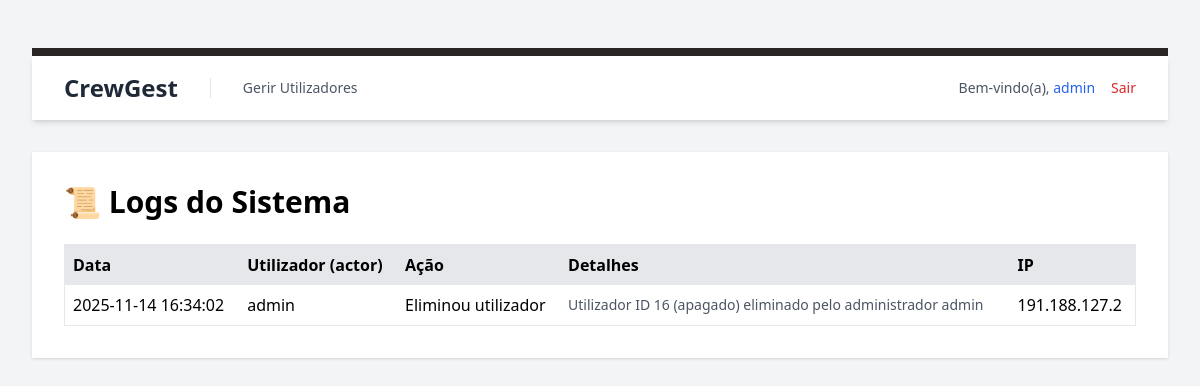
Before: /reports/logs.php (signed in) with the older database file.
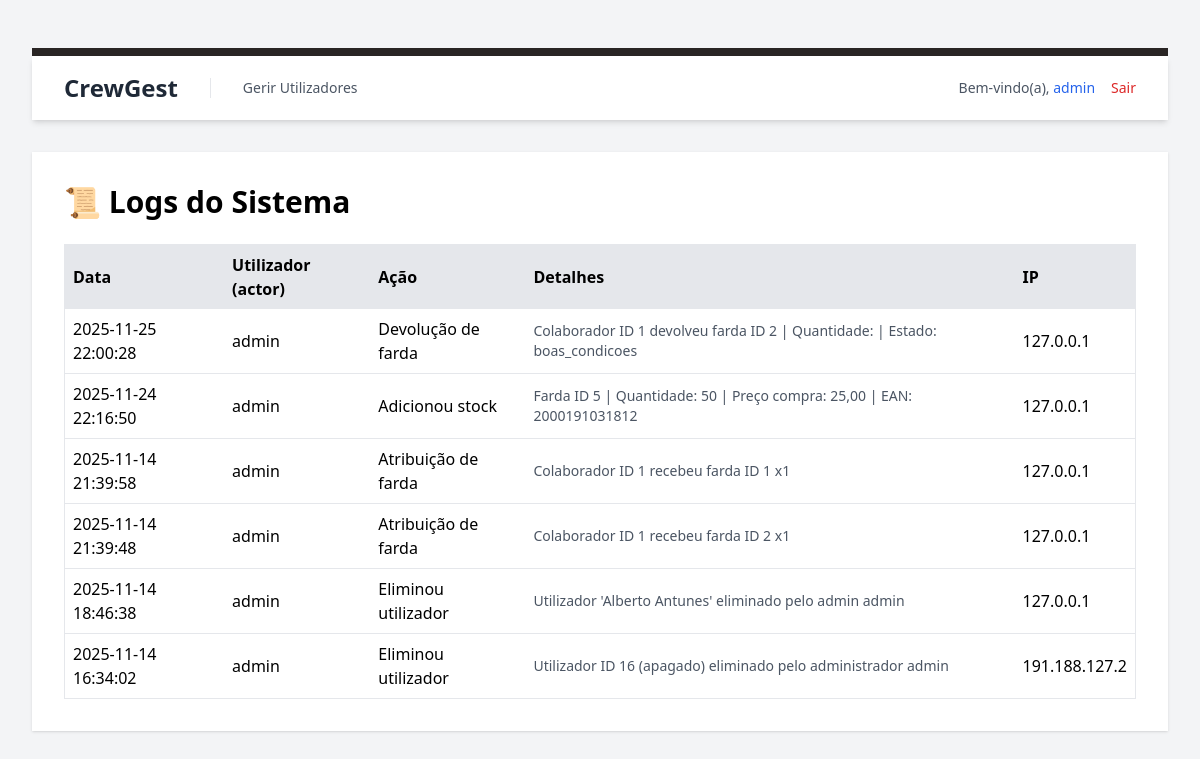
After: the same page with the newer database file.
### tables this page shows
CREATE TABLE `logs` (
  `id` int(10) UNSIGNED NOT NULL,
  `user_id` int(10) UNSIGNED DEFAULT NULL,
  `acao` varchar(255) NOT NULL,
  `detalhes` text DEFAULT NULL,
  `ip` varchar(50) DEFAULT NULL,
  `criado_em` timestamp NOT NULL DEFAULT current_timestamp()
);

CREATE TABLE `utilizadores` (
  `id` int(11) UNSIGNED NOT NULL,
  `nome` varchar(255) NOT NULL,
  `email` varchar(255) NOT NULL,
  `password_hash` varchar(255) NOT NULL,
  `google_authenticator_secret` varchar(255) DEFAULT NULL,
  `role_id` int(10) UNSIGNED DEFAULT NULL,
  `is_active` tinyint(1) NOT NULL DEFAULT 0,
  `created_at` timestamp NOT NULL DEFAULT current_timestamp(),
  `updated_at` timestamp NOT NULL DEFAULT current_timestamp() ON UPDATE current_timestamp()
);

### reports/logs.php (the view, shortened to what this page needs)
<?php
require_once '../config/db.php';
$stmt = $pdo->query("
    SELECT l.*, u.nome AS nome_utilizador
    FROM logs l
    LEFT JOIN utilizadores u ON u.id = l.user_id
    ORDER BY l.id DESC
");
$logs = $stmt->fetchAll(PDO::FETCH_ASSOC);
function parse_user_from_details(string $detalhes) {
    $out = ['id' => null, 'name_from_text' => null];
    if (preg_match('/(?:Utilizador|User)\s+ID\s+(\d+)/i', $detalhes, $m)) {
        $out['id'] = (int)$m[1];
    }
    return $out;
}
?>
<!DOCTYPE html>
<html lang="pt-PT">
<head>
    <link href="<?= BASE_URL ?>/public/css/style.css" rel="stylesheet">
</head>
<body class="p-8 bg-gray-100">
<?php include '../src/templates/header.php'; ?>
<main class="max-w-5xl mx-auto bg-white p-8 rounded-xl shadow mt-8">
    <h1 class="text-3xl font-bold mb-6">📜 Logs do Sistema</h1>
    <table class="min-w-full border">
        <thead>
            <tr class="bg-gray-200 text-left">
                <th class="p-2">Data</th>
                <th class="p-2">Utilizador (actor)</th>
                <th class="p-2">Ação</th>
                <th class="p-2">Detalhes</th>
                <th class="p-2">IP</th>
            </tr>
        </thead>
        <tbody>
        <?php foreach ($logs as $log): ?>
            <?php
            $det = $log['detalhes'] ?? '';
            $parsed = parse_user_from_details($det);
            $display_target = null;
            $display_admin  = null;
            if (!empty($parsed['id'])) {
                try {
                    $stmtName = $pdo->prepare("SELECT nome FROM utilizadores WHERE id = ?");
                    $stmtName->execute([$parsed['id']]);
                    $nameFromDb = $stmtName->fetchColumn();
                    if ($nameFromDb !== false) {
                        $display_target = $nameFromDb;
                    } else {
                        $display_target = "ID {$parsed['id']} (apagado)";
                    }
                } catch (PDOException $e) {
                    $display_target = "ID {$parsed['id']}";
                }
            }
            if (preg_match('/admin(?:istrador)?\s*(?:ID)?\s*[:\s]?\s*(\d+)/i', $det, $admMatch)) {
                $admId = (int)$admMatch[1];
                try {
                    $stmtA = $pdo->prepare("SELECT nome FROM utilizadores WHERE id = ?");
                    $stmtA->execute([$admId]);
                    $n = $stmtA->fetchColumn();
                    $display_admin = $n !== false ? $n : "Admin ID {$admId} (apagado)";
                } catch (PDOException $e) {
                    $display_admin = "Admin ID {$admId}";
                }
            } elseif (preg_match('/admin(?:istrador)?[:=\-]\s*([A-Za-zÀ-ÿ0-9\.\-\_\s]{2,})/i', $det, $admNameMatch)) {
                $display_admin = trim($admNameMatch[1]);
            }
            $actor_name = $log['nome_utilizador'] ?? null;
            $readable_details = $det;
            if ($display_target && $display_admin) {
                $readable_details = "Utilizador {$display_target} eliminado pelo administrador {$display_admin}";
            } elseif ($display_target && $display_admin === null) {
                $readable_details = "Utilizador {$display_target}";
            } elseif (!$display_target && $display_admin) {
                $readable_details = "Ação por administrador {$display_admin}";
            }
            ?>
            <tr class="border-b">
                <td class="p-2"><?= htmlspecialchars($log['criado_em']) ?></td>
                <td class="p-2"><?= htmlspecialchars($actor_name ?? 'N/A') ?></td>
                <td class="p-2"><?= htmlspecialchars($log['acao']) ?></td>
                <td class="p-2 text-sm text-gray-600"><?= htmlspecialchars($readable_details) ?></td>
                <td class="p-2"><?= htmlspecialchars($log['ip']) ?></td>
            </tr>
        <?php endforeach; ?>
        </tbody>
    </table>
</main>
</body>
</html>

Changed rows visible on the page:
added logs: criado_em "2025-11-25 22:00:28", user.nome "admin", acao "Devolução de farda", detalhes "Colaborador ID 1 devolveu farda ID 2 | Quantidade: | Estado: boas_condicoes", ip "127.0.0.1"
added logs: criado_em "2025-11-24 22:16:50", user.nome "admin", acao "Adicionou stock", detalhes "Farda ID 5 | Quantidade: 50 | Preço compra: 25,00 | EAN: 2000191031812", ip "127.0.0.1"
added logs: criado_em "2025-11-14 21:39:58", user.nome "admin", acao "Atribuição de farda", detalhes "Colaborador ID 1 recebeu farda ID 1 x1", ip "127.0.0.1"
added logs: criado_em "2025-11-14 21:39:48", user.nome "admin", acao "Atribuição de farda", detalhes "Colaborador ID 1 recebeu farda ID 2 x1", ip "127.0.0.1"
added logs: criado_em "2025-11-14 18:46:38", user.nome "admin", acao "Eliminou utilizador", detalhes "Utilizador 'Alberto Antunes' eliminado pelo admin admin", ip "127.0.0.1"
